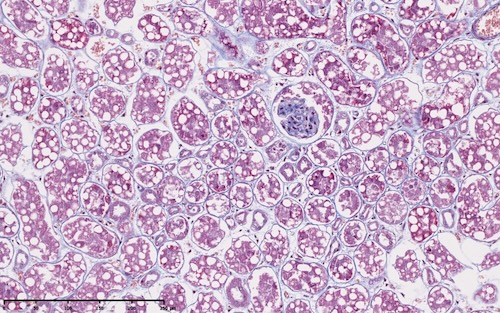
#> input picture data/images/kidney-cells-lowres.jpg, 500 x 313 px
$ jupyter execute --allow-errors 04-notebook-template.ipynb   (shell and % lines are left out)
#> lines starting #> are read from the running program, lines starting #| are printed output that depends on the picture; after the words box and inside, x2 and y2 are one past the last pixel; in counts of white or black regions, pixels touching at a corner belong together
# **Project work: A mini segmentation challenge**

<div style="color:#777777;margin-top: -15px;">
<b>Course</b>: MSLS / CO4 |
<b>Version</b>: v1.2 <br><br>
<!-- Date: 10.04.2025 -->
<!-- Comments: Fully refactored. -->
</div>

**Student**: $\Rightarrow$  YOUR NAME
**Email**: $\Rightarrow$ YOUR EMAIL
**University**: $\Rightarrow$  YOUR UNIVERSITY
**Semester**: $\Rightarrow$  YOUR SEMESTER
**Date**: $\Rightarrow$  DATE OF SUBMISSION

<br>

## **Abstract**

*$\Rightarrow$ A brief summary of your project in 2-3 sentences.*

<br><br>

----

## **Table of contents**
<!-- Unfortunately, the following does not always work correctly -->
* [1. Dataset](#sec_dataset)
* [2. Preprocessing](#sec_preprocessing)
* [3. Manual segmentation](#sec_manual_segmentation)
* [4. Automated segmentation](#sec_automated_segmentation)
* [5. Evaluation](#sec_evaluation)
* [6. Discussion](#sec_discussion)
* [Appendix: Hints](#sec_hints)

---

## **Prerequisites / Setup**

$\Rightarrow$ Special setup instructions, imports and configurations go here.

[cell 1]
import numpy as np
import matplotlib.pyplot as plt
import cv2 as cv
import nibabel as nib
import pydicom
import PIL

# Jupyter / IPython configuration:
# Automatically reload modules when modified

# Enable vectorized output (for nicer plots)

# Inline backend configuration

# Enable this line if you want to use the interactive widgets
# It requires the ipympl package to be installed.
#%matplotlib widget

import sys
sys.path.insert(0, "../")
#> (the rest of this cell did not finish here and is left out)

---

<a id='sec_dataset'></a>

## **Dataset**

*$\Rightarrow$ Describe your dataset.*

### **Requirements**
* Provide a dataset with at least 10 image samples.
* The dataset must be no larger than 200 MB. If it exceeds this size, please contact the tutor in advance.
* Ensure that you have the rights to use and share the data (check the usage license).
* The images should clearly show a recognizable structure of interest.
* Avoid datasets with too much variation.
* Each student/team must use a different dataset!

---

<a id='sec_preprocessing'></a>

## **Preprocessing**

*$\Rightarrow$ Describe the pre-processing steps applied to enhance the input images.*

*Note: The specific steps will depend on your dataset and the intended application.*

### **Instructions:**
* Improve image quality by reducing noise, adjusting contrast, or normalizing intensity.
* Standardize image dimensions and formats for consistent input to analysis pipelines.
* Highlight or isolate relevant structures to support downstream processing.

---

<a id='sec_manual_segmentation'></a>

## **Manual segmentation**

*$\Rightarrow$ Describe the manual segmentation step*

### **Instructions:**
* Use a suitable tool to manually segment the structures of interest.
* These segmentations will be needed for further analysis (or model training).
* If your dataset already includes segmentation masks, you still need to demonstrate how such masks can be created manually.

---

<a id='sec_automated_segmentation'></a>

## **Automated Segmentation**

*$\Rightarrow$ Describe how the images are segmented using Python.*

### **Instructions:**
* Perform the segmentation in Python.
* You may use external libraries or tools (e.g., OpenCV, scikit-image).
* Implement a function `segment(image, ...)` that takes an image as input and returns a segmentation mask for the structure of interest.

---

<a id='sec_evaluation'></a>

## **Evaluation**

*$\Rightarrow$ Describe the evaluation of your results.*

### **Instructions:**
* Select an evaluation method to compare two binary segmentation masks and quantify how well they match (e.g., using the Dice score).
* Hint: Implement a function `evaluate(mask1, mask2)` that returns the chosen evaluation score(s).
* Calculate the mean and standard deviation of the scores across the entire dataset.

---

<a id='sec_discussion'></a>

## **Discussion**

*$\Rightarrow$ Briefly discuss your results and share your key observations and your experiences and leaernings.*

---

<a id='sec_references'></a>

## **References**

*$\Rightarrow$ List all relevant references (as URLs).*

*Also, clearly state whether you used generative AI tools (e.g., ChatGPT, GitHub Copilot) and describe how they were used.*

<br><br><br><br><br><br><br><br>

---

<a id='sec_hints'></a>

## **Appendix: Hints**

### **Markdown / HTML**

The following tutorials might be useful if you are not yet familiar with Markdown:

- [Quick overview](https://www.writethedocs.org/guide/writing/markdown/)
- [Markdown GitHub-style](https://docs.github.com/en/get-started/writing-on-github/getting-started-with-writing-and-formatting-on-github/basic-writing-and-formatting-syntax)
- [More detailed tutorial](https://www.datacamp.com/tutorial/markdown-in-jupyter-notebook)

By the way: In Markdown cells, you can also use simple HTML (e.g., `<key>...</key>` blocks) to gain more control over formatting.

### **Display images**

You may want to display your data, if possible. Here are a few ways to do that:

An easy method for displaying 2D images is using the [**Pillow**](https://pillow.readthedocs.io/en/stable/) library:

[cell 2]
# Option 1: Display an image with Pillow
path = "../data/images/kidney-cells-lowres.jpg"
image = PIL.Image.open(path)
#> image is the input picture: PIL image 500x313 RGB; mean R, G, B 201.7, 174.7, 202.5
display(image)

If you are working with the data as a NumPy array (e.g., when using the OpenCV interface), you can also display it using **matplotlib**.

[cell 3]
# Option 2: OpenCV / Matplotlib
path = "../data/images/ct-brain-slices.jpg"
image = cv.imread(path)
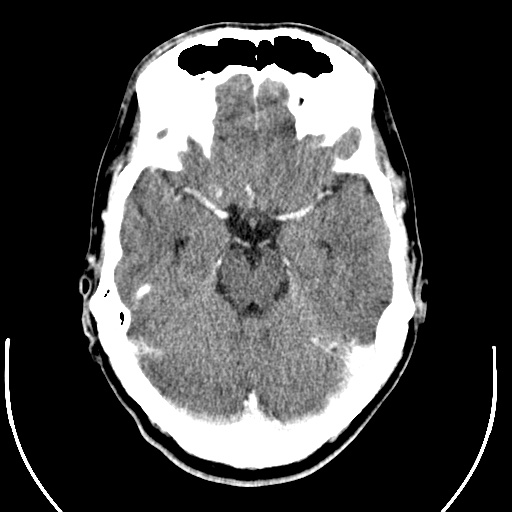
#> input picture data/images/ct-brain-slices.jpg, 512 x 512 px
#> image is the input picture: shape (512, 512, 3); min 0, max 255, mean 75.8
plt.imshow(image)
plt.axis("off");

For convenience, we also provide a `display_image()` function in the **tools** library, which includes various utilities used throughout this course.

[cell 4]
# Option 3: Directly display a file
path = "../data/images/kidney-cells.jpg"
#> (the rest of this cell did not finish here and is left out)

<br>
<br>

### **Display overlays**

When segmenting images, you may want to overlay the input image with the segmentation mask.
There are several ways to do this – here are a few ideas:

[cell 5]
################################################
# Idea 1: Overlay a color on a grayscale image
################################################

# Enforce a (3-channel) color image
path_image = "../data/images/neurons-cultured.jpg"
image = cv.imread(path_image, cv.IMREAD_COLOR)
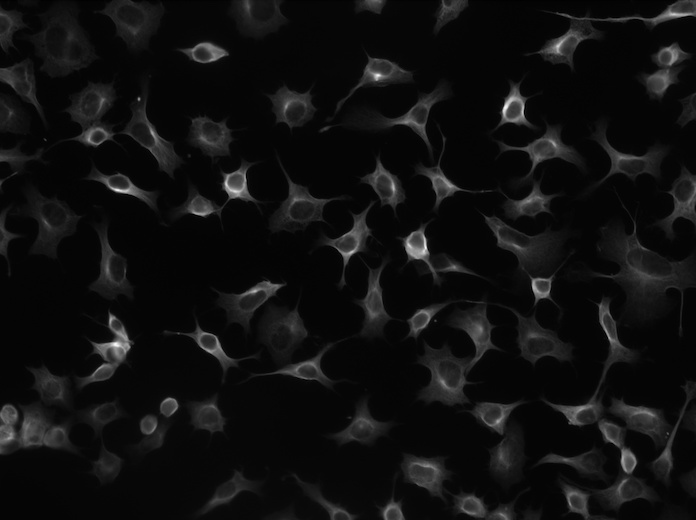
#> input picture data/images/neurons-cultured.jpg, 696 x 520 px
#> image is the input picture: shape (520, 696, 3); min 0, max 252, mean 15.8
image = cv.cvtColor(image, cv.COLOR_BGR2RGB)

# Mask image
path_mask = "../data/images/neurons-cultured-mask.png"
mask = cv.imread(path_mask, cv.IMREAD_GRAYSCALE)
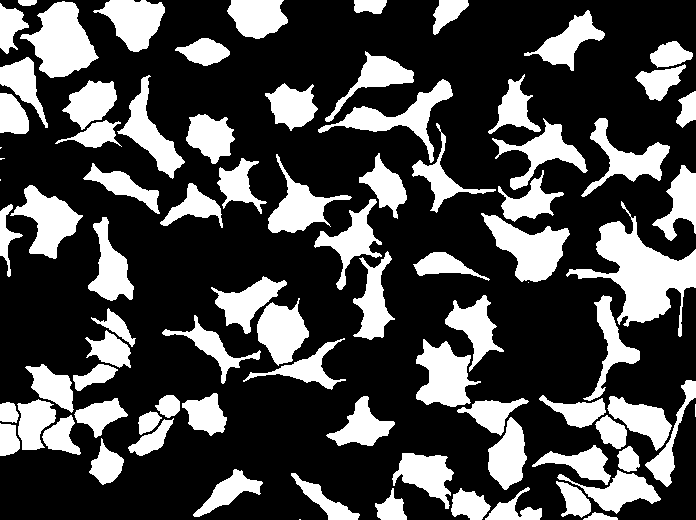
#> input picture data/images/neurons-cultured-mask.png, 696 x 520 px
#> mask: shape (520, 696); 29.1% white; 85 white regions (6 under 20 px)

# Create overlay (RGB)
overlay_color = [255, 0, 0]
overlay_alpha = 0.3
overlay = image.copy()
overlay[mask > 0] = overlay_color
overlay = cv.addWeighted(image, 1 - overlay_alpha, overlay, overlay_alpha, 0)
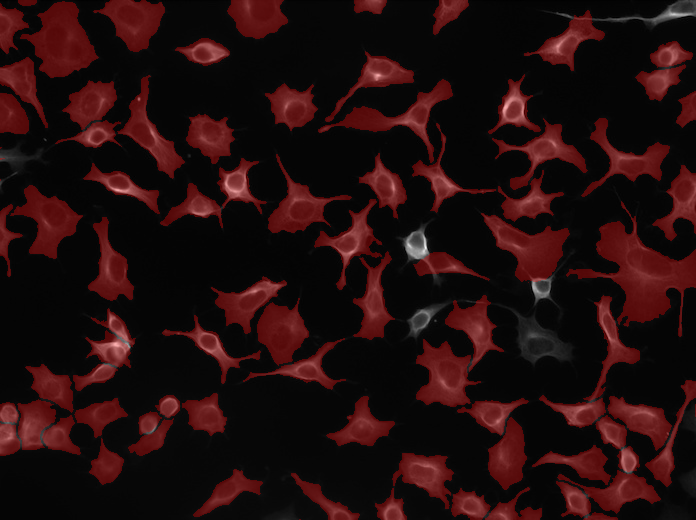
#> overlay: shape (520, 696, 3); mean R, G, B 34.9, 12.6, 12.6

# Display the images next to each other using a convenience function
#> (the rest of this cell did not finish here and is left out)

[cell 6]
################################################
# Idea 2: Overlay contours on a grayscale image
################################################

overlay_color = [255, 255, 0]
line_width = 1
contours, _ = cv.findContours(mask, cv.RETR_EXTERNAL, cv.CHAIN_APPROX_SIMPLE)
#> contours = 85 contours, 6 with area under 20; largest, box (x1, y1, x2, y2) and area: (566, 201, 696, 337) 5600, (20, 1, 99, 78) 3267, (481, 213, 570, 282) 2814, (416, 339, 481, 407) 2462, (10, 185, 83, 259) 2331
image_contours = image.copy()
cv.drawContours(image_contours, contours, -1, overlay_color, line_width)
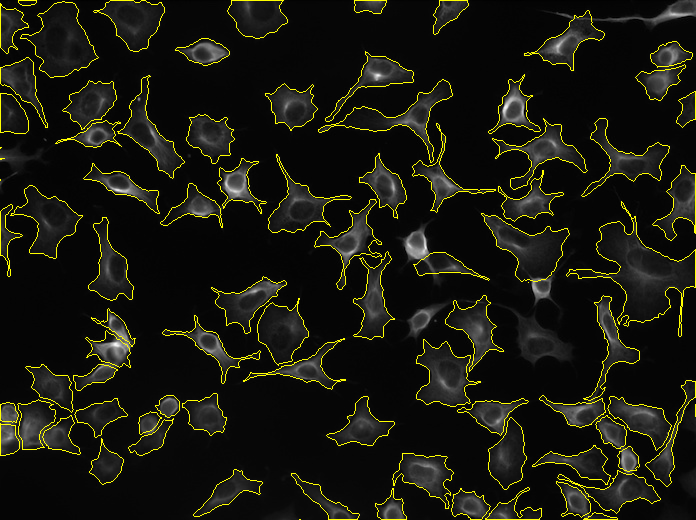
#> image_contours: shape (520, 696, 3); 3.87% of pixels changed, all inside (x1, y1, x2, y2) = (0, 0, 696, 520)
#> (the rest of this cell did not finish here and is left out)

An advanced example: We can colorize different contours using distinct colors.

#### ***Strategy:***
- Use connected component labeling to assign a unique integer label to each region.
- Map each label to a different color by encoding it in the hue channel (in the HSV color space).
- Extract contours from the mask (ensure the mask is binary).
- Draw the contours with their assigned colors onto the original image.

[cell 7]
################################################
# Idea 3: Use colorized contours
################################################

# This will contain the result
image_contours = image.copy()

# Compute the "connected components" (= separate objects in the mask)
n_labels, labels = cv.connectedComponents(mask)
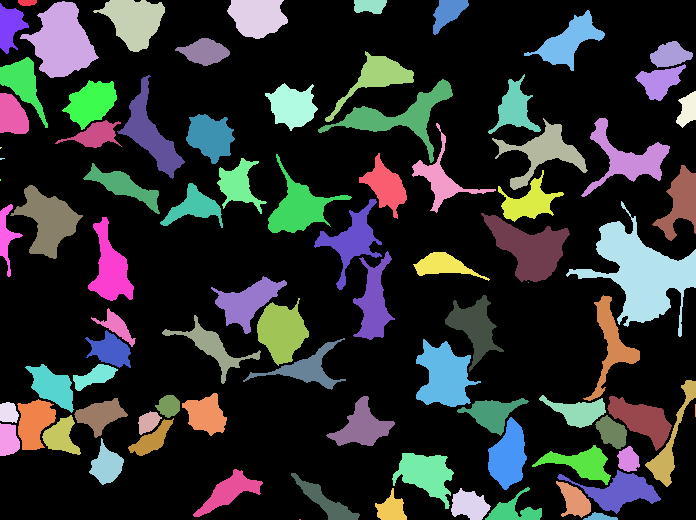
#> labels: shape (520, 696) int32; 86 distinct labels, from 0 to 85; one colour per label, 0 black
#> n_labels = 86

# Assign a different color to each label in the hue channel (HSV color space)
hue = np.uint8(150*labels/np.max(labels))
blank = 255*np.ones_like(hue)
labels = cv.merge([hue, blank, blank])
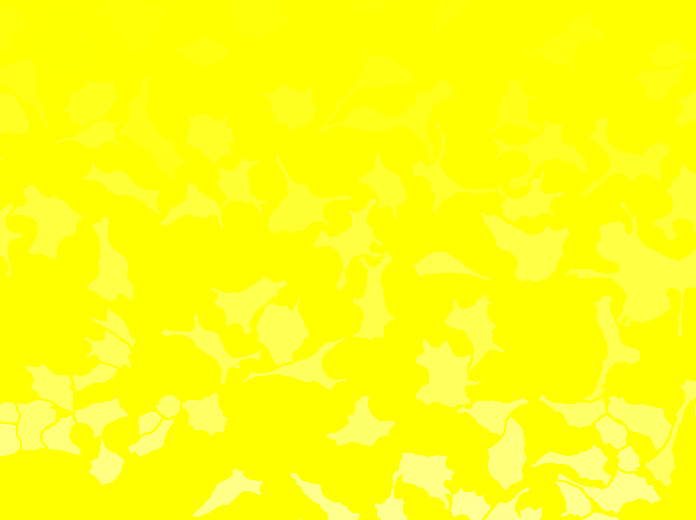
#> labels: shape (520, 696, 3); mean of channels 0, 1, 2 19.9, 255, 255; drawn as B, G, R

# Convert from HSV color space to RGB
labels = cv.cvtColor(labels, cv.COLOR_HSV2RGB)
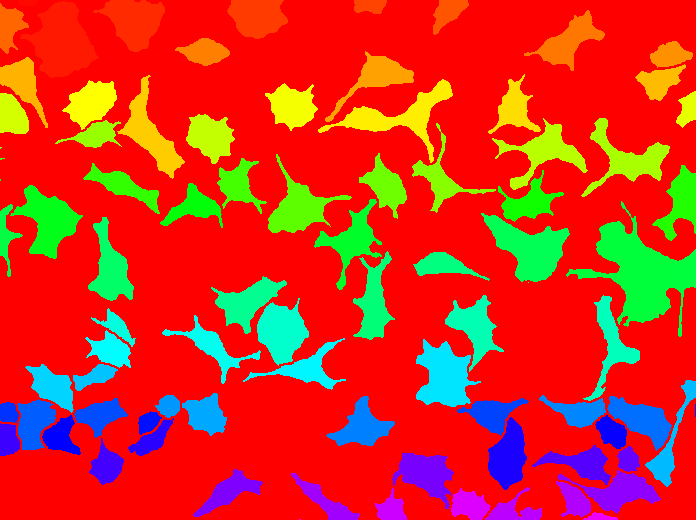
#> labels: shape (520, 696, 3); mean R, G, B 209.4, 50.5, 32.1
# Set the background label (labels==0) to black
labels[labels==0] = 0

# Create a mask of the contours
line_width = 1
contours, _ = cv.findContours(mask, cv.RETR_EXTERNAL, cv.CHAIN_APPROX_SIMPLE)
mask_contours = cv.drawContours(np.zeros_like(mask), contours, -1, 255, line_width)
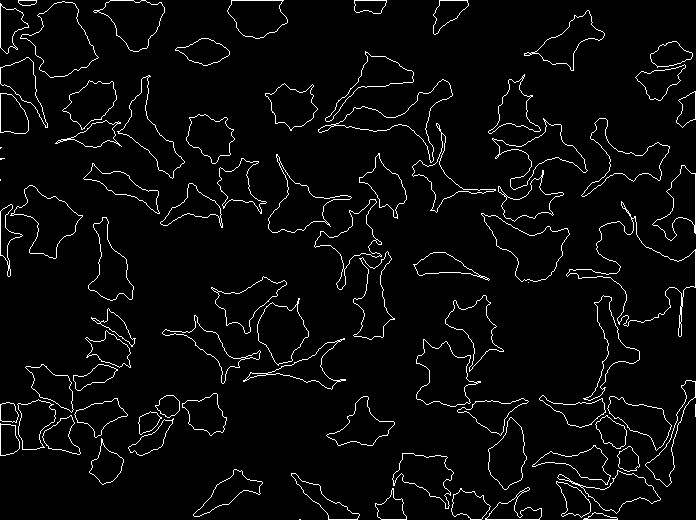
#> mask_contours: shape (520, 696); 3.9% white in thin lines or dots

# Assign the colored labels only along the contours
image_contours[mask_contours>0] = labels[mask_contours>0]
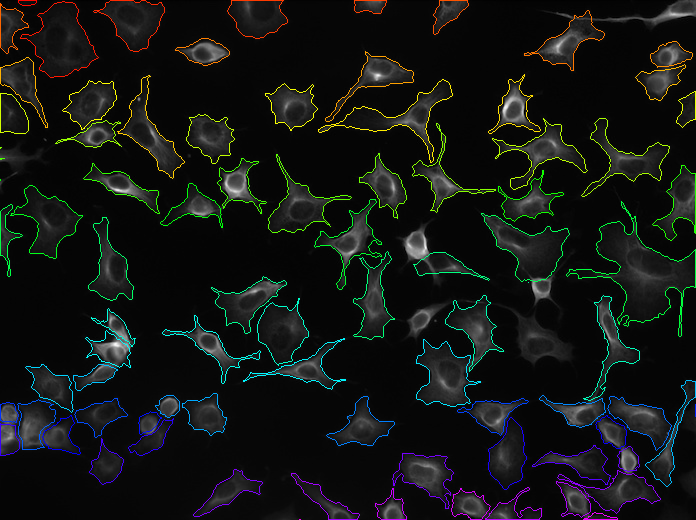
#> image_contours: shape (520, 696, 3); 3.87% of pixels changed, all inside (x1, y1, x2, y2) = (0, 0, 696, 520)

# Display the result
#> (the rest of this cell did not finish here and is left out)
